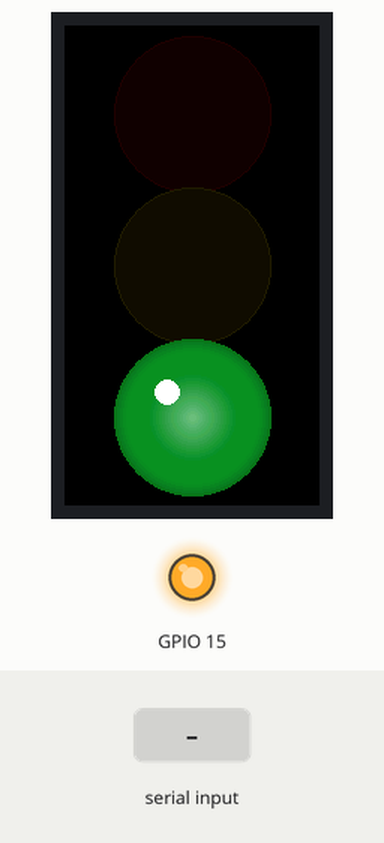
This program was run on a simulated ESP32-S3. On the bench: 170×320 colour display, output pins drawn as LEDs (lit = HIGH). The inputs (shaded band) are chosen by the test bench. EEPROM starts erased; what the program prints to the serial monitor is not drawn.

Above: at 1.4 s.
1.5 s: "THINKING\n" received over Serial
At 1.86 s:
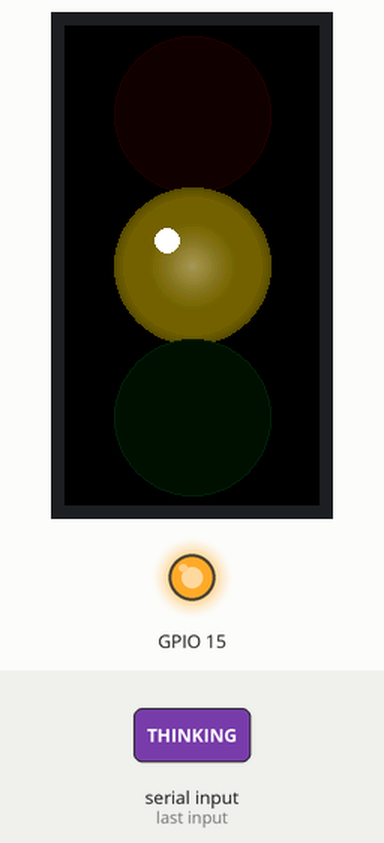
3.6 s: "IDLE\n" received over Serial
At 4.12 s:
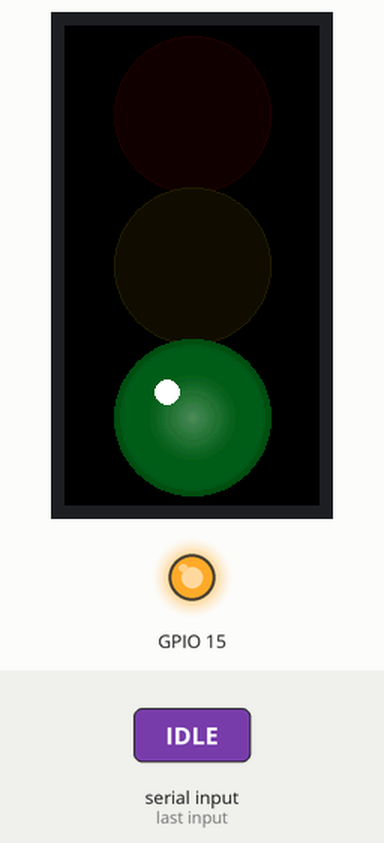
6.4 s: "ERROR\n" received over Serial
At 7.04 s:
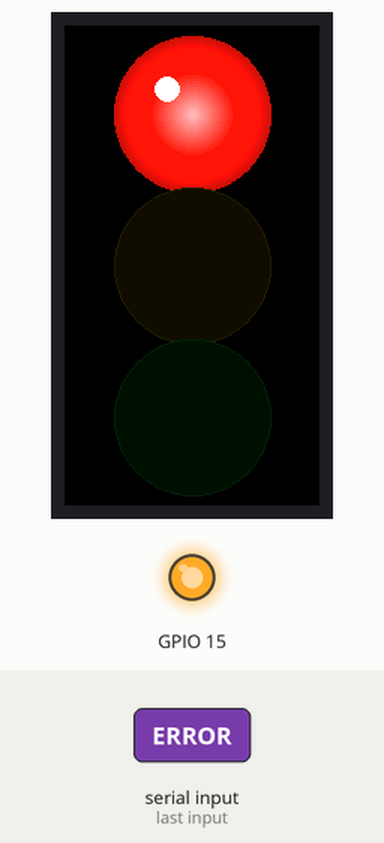
8.6 s: "DONE\n" received over Serial
At 9.9 s:
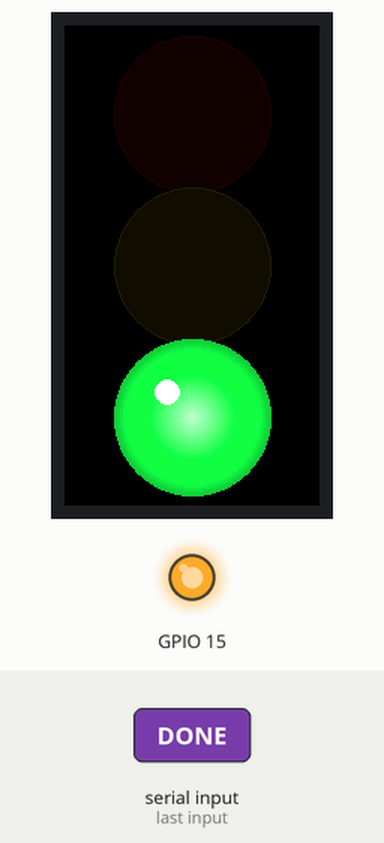
10.3 s: "THINKING\n" received over Serial
At 10.69 s:
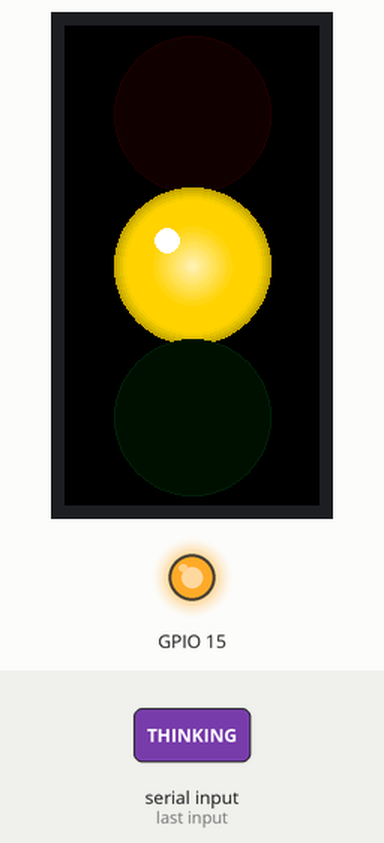
12.4 s: "90,45\n" received over Serial
At 14.13 s:
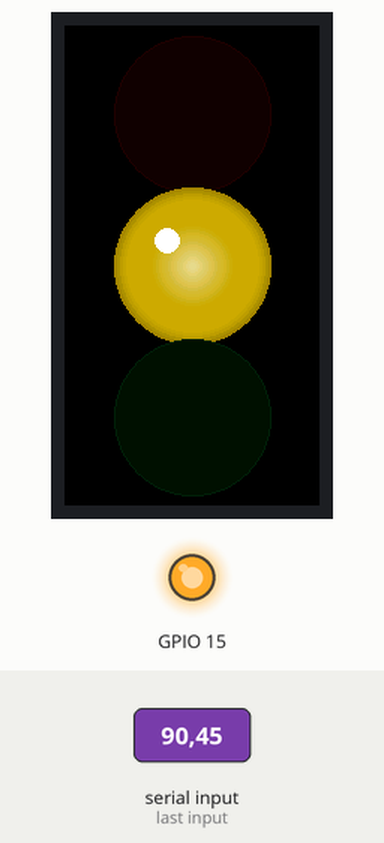

Measured:
- after the input at 1.5 s, the display: first differs from a run without the input after 0.28 s (image 1)
- after the input at 3.6 s, the display: changes after 0.37 s (image 2)
- after the input at 6.4 s, the display: changes after 0.18 s (image 3)
- after the input at 8.6 s, the display: first differs from a run without the input after 0.27 s (image 4)
- after the input at 10.3 s, the display: first changes after 0.21 s (image 5 shows a later state)
- after the input at 12.4 s, the display: first differs from a run without the input after 0.67 s (image 6 shows a later state)

The program:

main.cpp
```cpp
// Autor: Mr Dave · https://github.com/dapadilla5986
// Semaforo de Claude Code para LilyGo T-Display-S3 (ST7789 170x320, bus paralelo 8 bits)
// Recibe por USB-serie una linea por evento:
//   THINKING  amarillo respirando     WAITING  rojo fijo (5 min -> IDLE)
//   ERROR     rojo parpadeando        DONE     verde fijo (60 s -> IDLE)
//   IDLE      verde suave respirando
// Ajustes (se guardan en flash):  ROT  gira 180 grados | CAL <px> mueve las luces | MODE L / MODE V
//   MODE L = carcasa con 3 ventanas redondas   MODE V = carcasa con ventana rectangular (luces + texto)
#define LGFX_USE_V1
#include <LovyanGFX.hpp>
#include <Preferences.h>

class LGFX : public lgfx::LGFX_Device {
  lgfx::Panel_ST7789 _panel; lgfx::Bus_Parallel8 _bus; lgfx::Light_PWM _light;
public:
  LGFX() {
    { auto c = _bus.config(); c.freq_write = 20000000; c.pin_wr = 8; c.pin_rd = 9; c.pin_rs = 7;
      c.pin_d0 = 39; c.pin_d1 = 40; c.pin_d2 = 41; c.pin_d3 = 42; c.pin_d4 = 45; c.pin_d5 = 46; c.pin_d6 = 47; c.pin_d7 = 48;
      _bus.config(c); _panel.setBus(&_bus); }
    { auto c = _panel.config(); c.pin_cs = 6; c.pin_rst = 5; c.pin_busy = -1;
      c.memory_width = 240; c.memory_height = 320; c.panel_width = 170; c.panel_height = 320;
      c.offset_x = 35; c.offset_y = 0; c.readable = false; c.invert = true; c.rgb_order = false;
      _panel.config(c); }
    { auto c = _light.config(); c.pin_bl = 38; c.invert = false; c.freq = 44100; c.pwm_channel = 7;
      _light.config(c); _panel.setLight(&_light); }
    setPanel(&_panel);
  }
};

static LGFX tft;
static LGFX_Sprite spr(&tft);
static Preferences prefs;

enum State { IDLE, THINKING, WAITING, ERR, DONE };
static State state = IDLE;
static uint32_t stateSince = 0;
static uint8_t rot = 0; static int16_t cal = 0; static char mode = 'L';

// geometria: 7.49 px/mm. Ventanas de 11 mm separadas 13.5 mm -> 101 px
static const int W = 170, H = 320, CX = 85;

struct RGB { uint8_t r, g, b; };
static const RGB RED = {255, 20, 10}, YEL = {255, 215, 0}, GRN = {20, 255, 70};

static uint16_t mix(RGB c, float k) {   // k 0..1 brillo
  k = constrain(k, 0.f, 1.f);
  return spr.color565(c.r * k, c.g * k, c.b * k);
}

static uint16_t mixw(RGB c, float k, float w) {   // brillo k y mezcla con blanco w
  float r = c.r * k, g = c.g * k, b = c.b * k;
  return spr.color565(r + (255 - r) * w, g + (255 - g) * w, b + (255 - b) * w);
}

static void lamp(int cy, int R, RGB c, float level) {
  level = constrain(level, 0.f, 1.f);
  if (level < 0.03f) {                              // apagada: lente muy oscura
    spr.fillCircle(CX, cy, R, mix(c, 0.07f));
    spr.drawCircle(CX, cy, R, mix(c, 0.14f));
    return;
  }
  // encendida: color lleno y brillante, borde apenas mas oscuro, centro casi blanco
  for (int r = R; r > 0; r -= 2) {
    float t = 1.f - (float)r / R;                  // 0 borde -> 1 centro
    float k = level * (t < 0.12f ? 0.80f + 1.6f * t : 1.f);
    float w = t > 0.45f ? (t - 0.45f) / 0.55f * 0.75f * level : 0.f;
    spr.fillCircle(CX, cy, r, mixw(c, k, w));
  }
  spr.fillCircle(CX - R / 3, cy - R / 3, R / 6, spr.color565(255, 255, 255));   // reflejo
}

static const char* label() {
  switch (state) { case THINKING: return "PENSANDO"; case WAITING: return "TE ESPERA";
    case ERR: return "ERROR"; case DONE: return "LISTO"; default: return "LIBRE"; }
}

static void draw() {
  uint32_t t = millis(), age = t - stateSince;
  float breathe = 0.5f - 0.5f * cosf(t / 1000.f * 2 * PI / 1.6f);     // 1.6 s
  float slow = 0.5f - 0.5f * cosf(t / 1000.f * 2 * PI / 3.5f);
  float r = 0, y = 0, g = 0;
  switch (state) {
    case THINKING: y = 0.45f + 0.55f * breathe; break;
    case WAITING:  r = 1; break;
    case ERR:      r = ((t / 250) % 2) ? 1 : 0.f; break;
    case DONE:     g = 1; break;
    case IDLE:     g = 0.35f + 0.35f * slow; break;
  }
  spr.fillScreen(TFT_BLACK);
  int sp, R, c0;
  if (mode == 'V') { sp = 84; R = 38; c0 = 128 + cal; } else { sp = 101; R = 52; c0 = 160 + cal; }
  lamp(c0 - sp, R, RED, r);
  lamp(c0, R, YEL, y);
  lamp(c0 + sp, R, GRN, g);
  if (mode == 'V') {
    spr.setTextDatum(textdatum_t::middle_center);
    spr.setFont(&fonts::Font4);
    RGB c = state == WAITING || state == ERR ? RED : state == THINKING ? YEL : GRN;
    spr.setTextColor(mix(c, 1));
    spr.drawString(label(), CX, 296);
  }
  spr.pushSprite(0, 0);
}

static void setState(State s) { state = s; stateSince = millis(); }

static void command(String l) {
  l.trim(); String u = l; u.toUpperCase();
  if (u == "THINKING") setState(THINKING);
  else if (u == "WAITING" || u == "WAITING_USER") setState(WAITING);
  else if (u == "ERROR" || u == "TOOL_ERROR") setState(ERR);
  else if (u == "DONE" || u == "TASK_COMPLETE") setState(DONE);
  else if (u == "IDLE") setState(IDLE);
  else if (u == "ROT") { rot = rot ? 0 : 2; tft.setRotation(rot); prefs.putUChar("rot", rot); }
  else if (u.startsWith("CAL")) { cal = u.substring(3).toInt(); prefs.putShort("cal", cal); }
  else if (u == "MODE L" || u == "MODE V") { mode = u[5]; prefs.putChar("mode", mode); }
  else if (u == "PING") {}
  else { Serial.println("? " + l); return; }
  Serial.printf("OK %s rot=%d cal=%d mode=%c\n", label(), rot, cal, mode);
}

void setup() {
  pinMode(15, OUTPUT); digitalWrite(15, HIGH);       // alimentacion de la pantalla con bateria
  Serial.begin(115200);
  prefs.begin("semaforo", false);
  rot = prefs.getUChar("rot", 0); cal = prefs.getShort("cal", 0); mode = prefs.getChar("mode", 'L');
  tft.init(); tft.setRotation(rot); tft.setBrightness(255); tft.fillScreen(TFT_BLACK);
  spr.setColorDepth(16); spr.setPsram(true);
  if (!spr.createSprite(W, H)) { spr.setPsram(false); spr.createSprite(W, H); }
  setState(IDLE);
}

void loop() {
  static String buf;
  while (Serial.available()) {
    char c = Serial.read();
    if (c == '\n' || c == '\r') { if (buf.length()) command(buf); buf = ""; }
    else if (buf.length() < 40) buf += c;
  }
  uint32_t age = millis() - stateSince;
  if (state == DONE && age > 60000) setState(IDLE);
  if (state == WAITING && age > 300000) setState(IDLE);
  static uint32_t last = 0;
  if (millis() - last >= 33) { last = millis(); draw(); }
}
```
